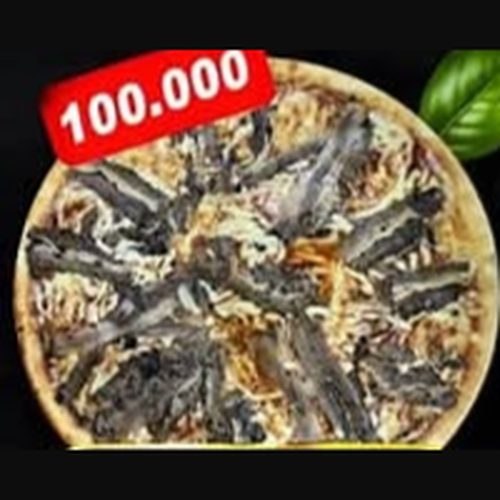
#> input picture backend/prisma/catalogs/dom-pizza/brisket-pizza.jpg, 500 x 500 px, given in place of 4177c153-image.png, which was not available
$ python product-photos.py
#> lines starting #> are read from the running program, lines starting #| are printed output that depends on the picture; pictures that were not available may be replaced by others from this repository, and a replacement may not be noted
"""One consistent treatment for every catalogue picture.

The source frames come from different videos — different light, different
backgrounds, different colour casts — which is why the catalogue looks
assembled rather than shot. Every image goes through the same steps here, so
they read as one set: square, the food centred and sharp, the surroundings
pushed back and darkened slightly so the product is what the eye lands on.
"""
from PIL import Image, ImageOps, ImageEnhance, ImageFilter, ImageDraw, ImageChops
import os

SIDE = 800
UP = "/root/.claude/uploads/ebb7772f-1369-5b23-a869-601409cfceb4/"
OUT = "backend/prisma/catalogs/fedya-shaurma/"


def open_src(name):
#> called with name = '4177c153'
    return Image.open(UP + name + "-image.png").convert("RGB")
#> returned value is the input picture: PIL image 500x500 RGB; mean R, G, B 108, 87.9, 69.2


# [70 lines left out: functions lift, ground, backdrop, not called in this run]


def square(img, pad=None):
    """A square frame. Wide shots are set on a ground rather than cut in half."""
    if pad is None:
        return ImageOps.fit(img, (SIDE, SIDE), Image.LANCZOS)
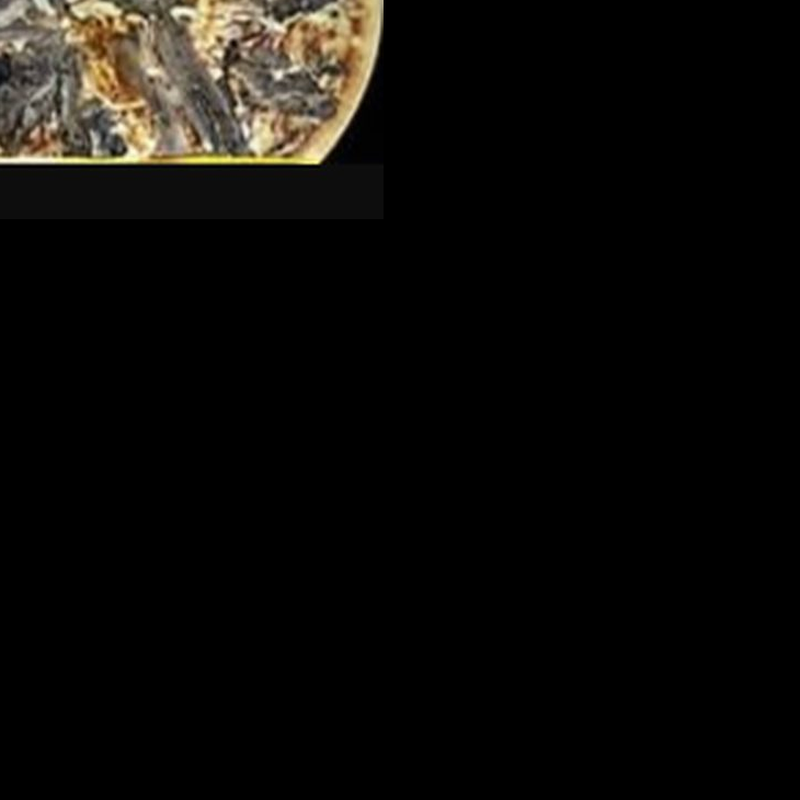
#> returned value: PIL image 800x800 RGB; mean R, G, B 13.5, 12, 9.4
    if pad == "lift":
        big = img.resize((img.width * 2, img.height * 2), Image.LANCZOS)
        return ground(backdrop(), lift(big))
    scale = SIDE / max(img.size)
    img = img.resize((max(1, int(img.width * scale)), max(1, int(img.height * scale))), Image.LANCZOS)
    canvas = Image.new("RGB", (SIDE, SIDE), pad)
    canvas.paste(img, ((SIDE - img.width) // 2, (SIDE - img.height) // 2))
    return canvas


def enhance(img):
    """Even out the exposure differences between frames."""
    img = ImageOps.autocontrast(img, cutoff=1)
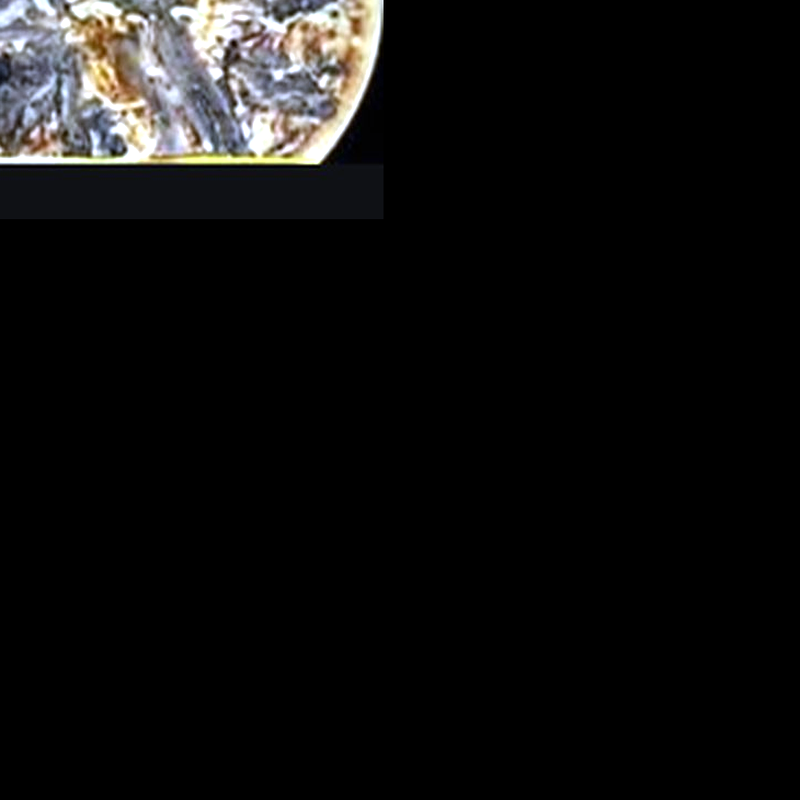
#> img: PIL image 800x800 RGB; mean R, G, B 16, 15.6, 15.2
    img = ImageEnhance.Color(img).enhance(1.12)
    img = ImageEnhance.Contrast(img).enhance(1.05)
    return img.filter(ImageFilter.UnsharpMask(radius=2, percent=90, threshold=3))


def studio(img, pad=None):
    """Square, evened out, and focused on the middle."""
    if pad == "lift":
        # Autocontrast stretches to the brightest pixel in the frame, and on
        # a cut-out that is the paper it was printed on — it crushes the food
        # to white. A lifted product gets colour and edge only.
        img = ImageEnhance.Color(img).enhance(1.1)
        img = ImageEnhance.Contrast(img).enhance(1.06)
        img = img.filter(ImageFilter.UnsharpMask(radius=2, percent=80, threshold=3))
        return square(img, pad)
    if pad is not None:
        # Levelling has to happen before the ground is laid, or it shifts the
        # flat colour too and the padding stops matching the card.
        return square(enhance(img), pad)

    img = enhance(square(img))

    # The surroundings go soft and a shade darker so the dish reads as the
    # subject even when the frame was shot in a busy kitchen.
    blurred = img.filter(ImageFilter.GaussianBlur(4))
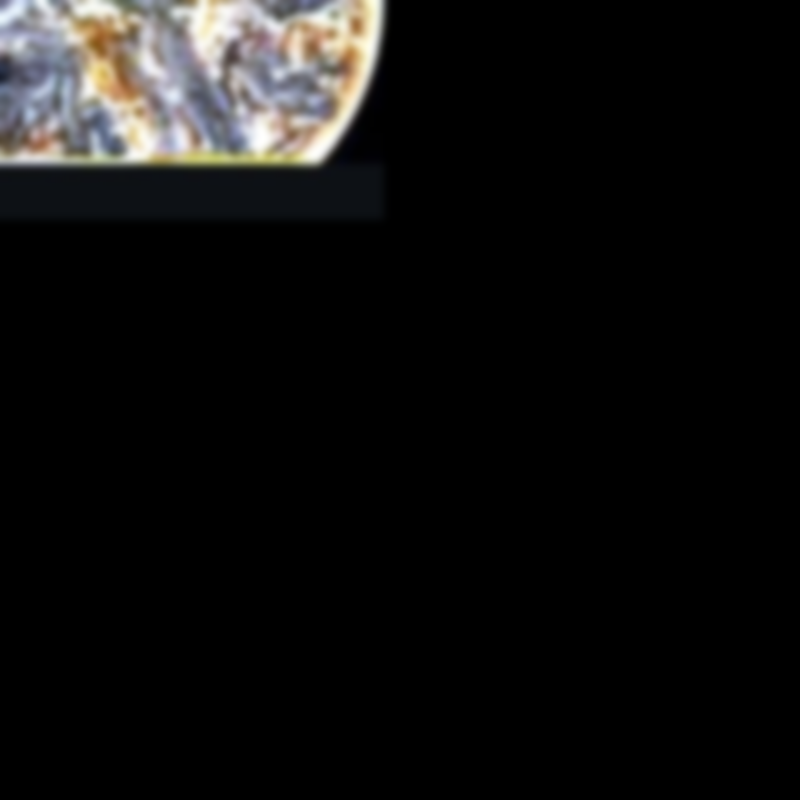
#> blurred: PIL image 800x800 RGB; mean R, G, B 16.3, 15.8, 15.4
    mask = Image.new("L", (SIDE, SIDE), 0)
#> mask: PIL image 800x800 L; every value is 0
    d = ImageDraw.Draw(mask)
    d.ellipse((-SIDE * 0.10, -SIDE * 0.10, SIDE * 1.10, SIDE * 1.10), fill=255)
    mask = mask.filter(ImageFilter.GaussianBlur(SIDE * 0.16))
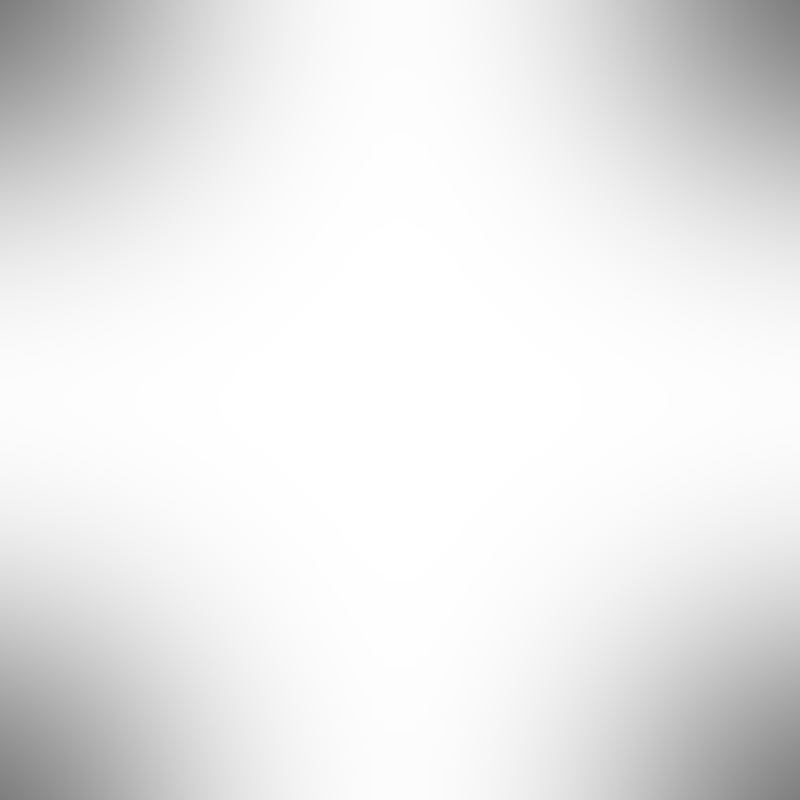
#> mask: PIL image 800x800 L; min 125, max 255, mean 234.2
    img = Image.composite(img, blurred, mask)

    shade = Image.new("L", (SIDE, SIDE), 255)
#> shade: PIL image 800x800 L; every value is 255
    d = ImageDraw.Draw(shade)
    d.ellipse((-SIDE * 0.02, -SIDE * 0.02, SIDE * 1.02, SIDE * 1.02), fill=205)
    shade = shade.filter(ImageFilter.GaussianBlur(SIDE * 0.20))
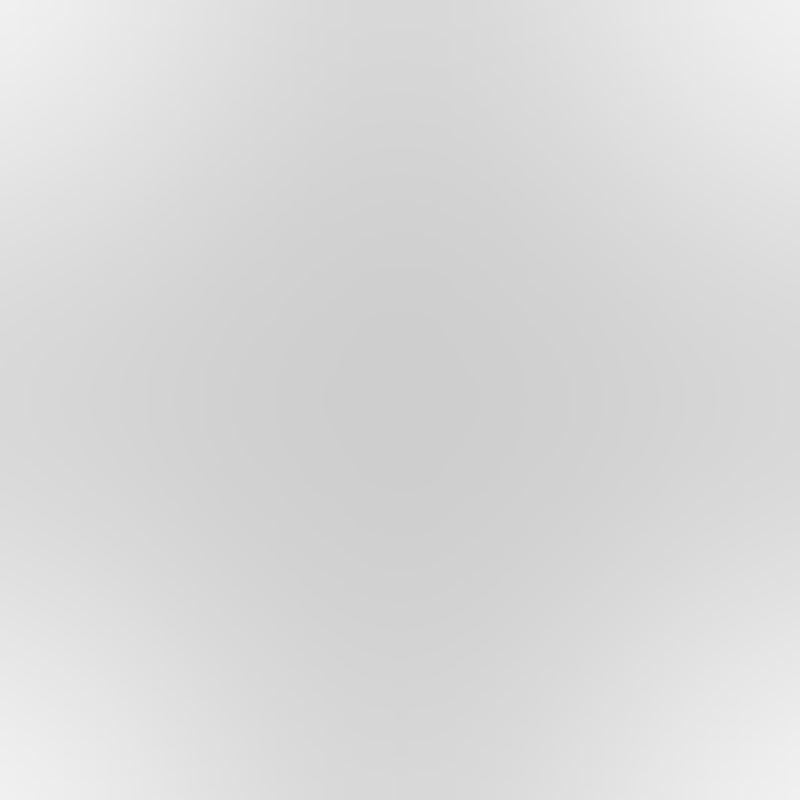
#> shade: PIL image 800x800 L; min 206, max 240, mean 217.3
    return Image.composite(img, ImageEnhance.Brightness(img).enhance(0.88), shade)


def build(name, src, box, pad=None):
    studio(open_src(src).crop(box), pad).save(
        OUT + name, "JPEG", quality=90, optimize=True, subsampling=0
    )
    return name


SHOTS = [
    # the wrap cut open on the counter — filling and grill marks
    ("lavash.jpg",     "4177c153", (150, 300, 880, 1030)),
    # a pair topped with crisps, the spit behind
    ("pita.jpg",       "85325537", (85, 690, 700, 1305)),
    # the two long ones, cropped in away from the drinks fridge
    ("shaurma.jpg",    "bf0ec2c6", (195, 640, 735, 1180)),
    # the poster's hot dog, clear of its yellow band
    # A long shot: padded instead of cut, so the whole hot dog stays in frame.
    ("hot-dog.jpg",    "b0c96071", (70, 1675, 605, 1985), "lift"),
    # the shop's own prep trays and a close-up off the reel
    ("sous-oq.jpg",    "bf0ec2c6", (655, 1265, 950, 1560)),
    ("sous-chili.jpg", "bf0ec2c6", (85, 1235, 365, 1515)),
    ("xalapenyo.jpg",  "fb8fd436", (80, 950, 500, 1370)),
]

if __name__ == "__main__":
    for name, src, box, *rest in SHOTS:
#> (the run stopped early here; a loop or call above may not have finished)
